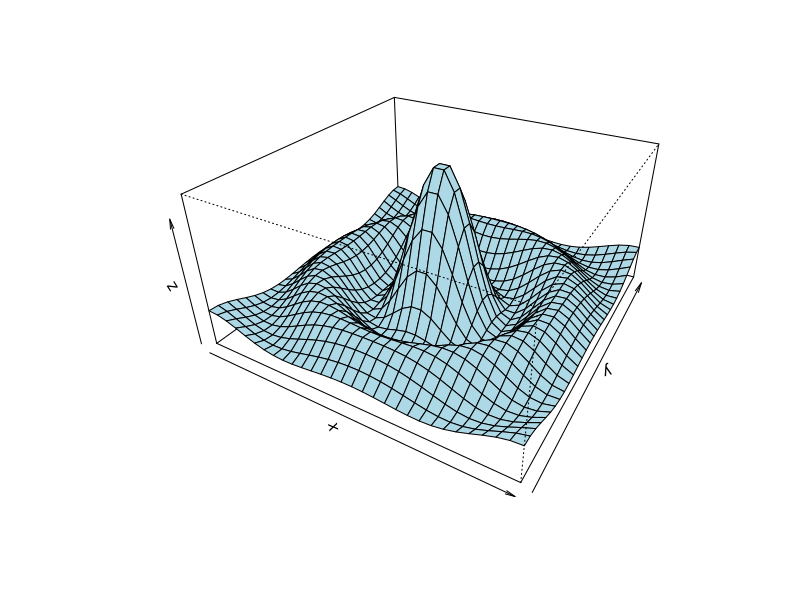
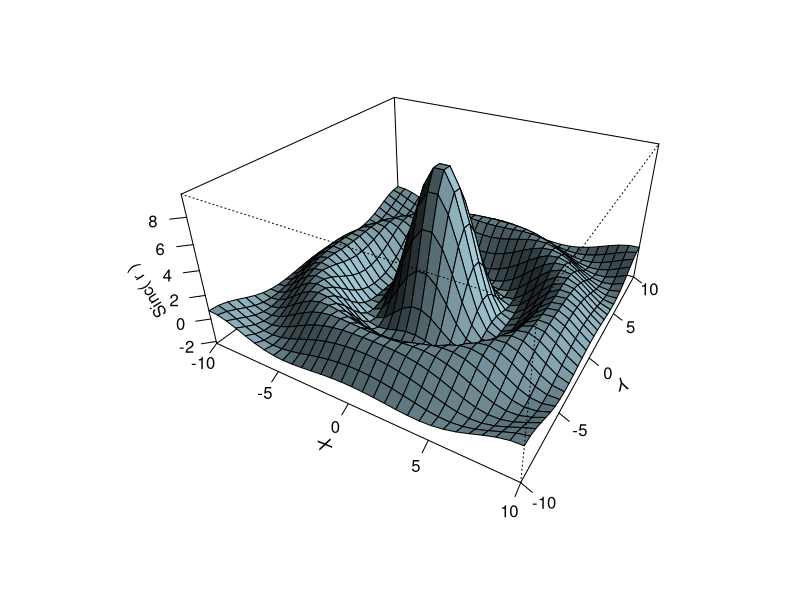
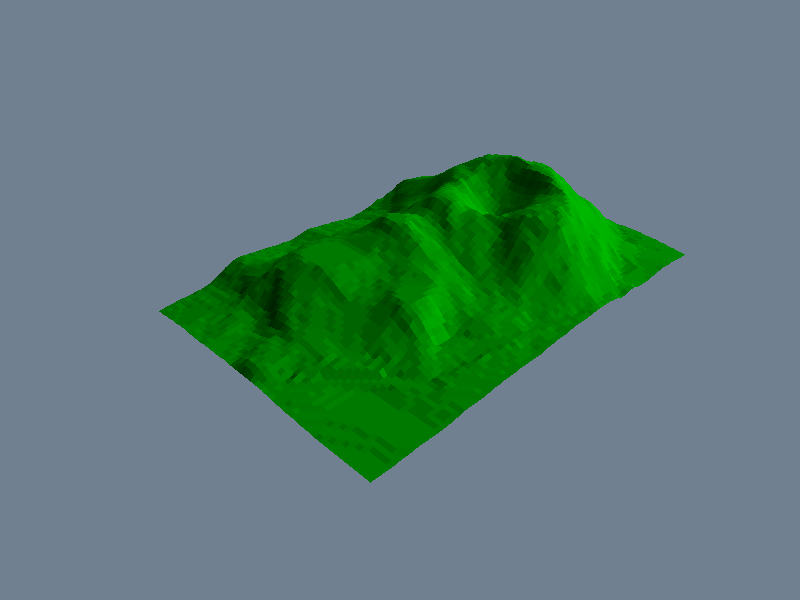
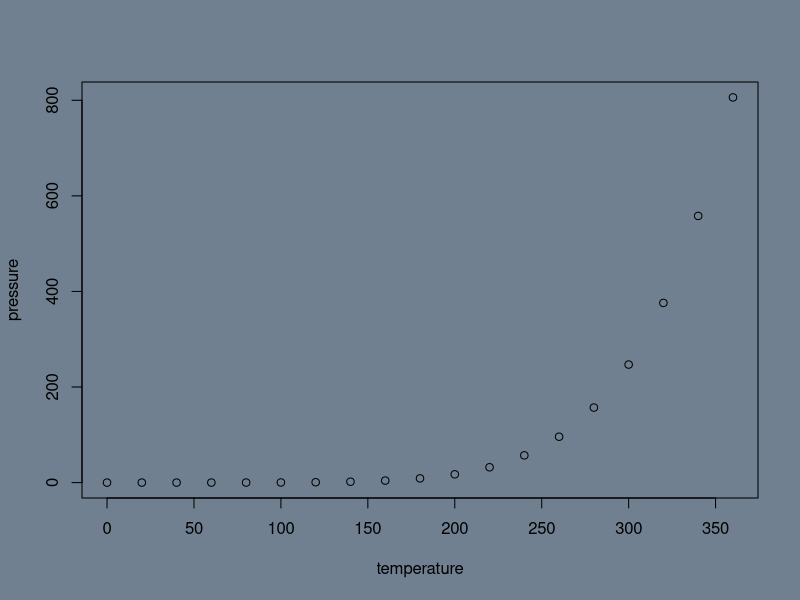

The R script that drew these images, in order:
## ---- chunk 1
knitr::opts_chunk$set(echo = TRUE)
## ---- chunk 2
x <- seq(-10, 10, length= 30)
y <- x
f <- function(x, y) { r <- sqrt(x^2+y^2); 10 * sin(r)/r }
z <- outer(x, y, f)
z[is.na(z)] <- 1
op <- par(bg = "white")
persp(x, y, z, theta = 30, phi = 30, expand = 0.5, col = "lightblue")
persp(x, y, z, theta = 30, phi = 30, expand = 0.5, col = "lightblue",
      ltheta = 120, shade = 0.75, ticktype = "detailed",
      xlab = "X", ylab = "Y", zlab = "Sinc( r )"
) -> res
round(res, 3)
## ---- chunk 3
z <- 2 * volcano        # Exaggerate the relief
x <- 10 * (1:nrow(z))   # 10 meter spacing (S to N)
y <- 10 * (1:ncol(z))   # 10 meter spacing (E to W)
## Don't draw the grid lines :  border = NA
par(bg = "slategray")
persp(x, y, z, theta = 135, phi = 30, col = "green3", scale = FALSE,
      ltheta = -120, shade = 0.75, border = NA, box = FALSE)
## ---- chunk 4
plot(pressure)
